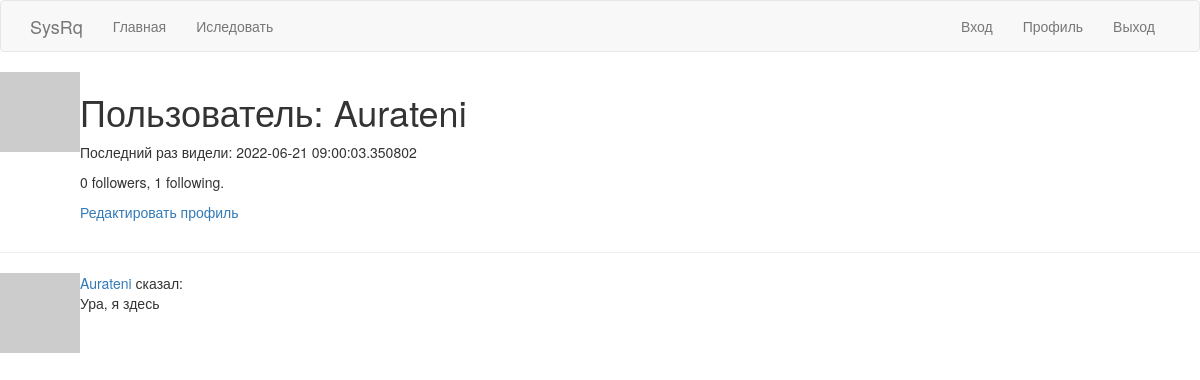
Page /user/Aurateni (signed in) on the earlier database version.
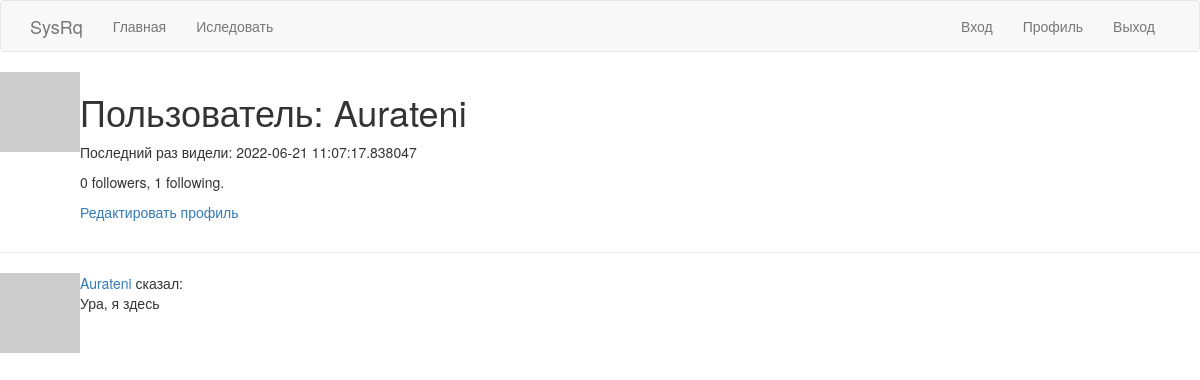
Same page on the later database version.
### app/models.py (models this page shows, shortened)
class User(UserMixin, db.Model):
    id = db.Column(db.Integer, primary_key=True)
    username = db.Column(db.String(64), index=True, unique=True)
    email = db.Column(db.String(120), index=True, unique=True)
    password_hash = db.Column(db.String(128))
    posts = db.relationship('Post', backref='author', lazy='dynamic')
    about_me = db.Column(db.String(140))
    last_seen = db.Column(db.DateTime, default=datetime.utcnow)
    followed = db.relationship(
        'User', secondary=followers,
        primaryjoin=(followers.c.follower_id == id),
        secondaryjoin=(followers.c.followed_id == id),
        backref=db.backref('followers', lazy='dynamic'), lazy='dynamic')
    def avatar(self, size):
        digest = md5(self.email.lower().encode('utf-8')).hexdigest()
        return 'https://www.gravatar.com/avatar/{}?d=identicon&s={}'.format(
            digest, size)

class Post(db.Model):
    id = db.Column(db.Integer, primary_key=True)
    body = db.Column(db.String(140))
    timestamp = db.Column(db.DateTime, index=True, default=datetime.utcnow)
    user_id = db.Column(db.Integer, db.ForeignKey('user.id'))

### app/routes.py (the view)
@app.route('/user/<username>')
@login_required
def user(username):
    user = User.query.filter_by(username=username).first_or_404()
    page = request.args.get('page', 1, type=int)
    posts = user.posts.order_by(Post.timestamp.desc()).paginate(
        page, app.config['POSTS_PER_PAGE'], False)
    next_url = url_for('user', username=user.username, page=posts.next_num) \
        if posts.has_next else None
    prev_url = url_for('user', username=user.username, page=posts.prev_num) \
        if posts.has_prev else None
    form = EmptyForm()
    return render_template('user.html', user=user, posts=posts.items, next_url=next_url, prev_url=prev_url, form=form)

### app/models.py (called while the page is built)
@login.user_loader
def load_user(id):
    return User.query.get(int(id))

### app/routes.py (called while the page is built)
@app.before_request
def before_request():
    if current_user.is_authenticated:
        current_user.last_seen = datetime.utcnow()
        db.session.commit()

### app/templates/user.html (shortened to what this page needs)
{% extends "base.html" %}
{% block content %}
     <table>
        <tr valign="top">
            <td><img src="{{ user.avatar(128) }}"></td>
            <td>
                <h1>Пользователь: {{ user.username }}</h1>
                {% if user.last_seen %}<p>Последний раз видели: {{ user.last_seen }}</p>{% endif %}
                <p>{{ user.followers.count() }} followers, {{ user.followed.count() }} following.</p>
                {% if user == current_user %}
                <p><a href="{{ url_for('edit_profile') }}">Редактировать профиль</a></p>
                {% endif %}
            </td>
        </tr>
    </table>
    <hr>
    {% for post in posts %}
        {% include '_post.html' %}
    {% endfor %}
{% endblock %}

### app/templates/base.html (shortened to what this page needs)
{% extends "bootstrap/base.html" %}
{% block navbar %}
    <nav class="navbar navbar-default">
        <div class="container">
            <div class="navbar-header">
                <a class="navbar-brand" href="{{ url_for('index') }}">SysRq</a>
            </div>
            <div class="collapse navbar-collapse" id="bs-example-navbar-collapse-1">
                <ul class="nav navbar-nav">
                    <li><a href="{{ url_for('index') }}">{{ ('Главная') }}</a></li>
                    <li><a href="{{ url_for('explore') }}">{{ ('Иследовать') }}</a></li>
                </ul>
                <ul class="nav navbar-nav navbar-right">
                    <li><a href="{{ url_for('login') }}">{{ ('Вход') }}</a></li>
                    <li><a href="{{ url_for('user', username=current_user.username) }}">{{ ('Профиль') }}</a></li>
                    <li><a href="{{ url_for('logout') }}">{{ ('Выход') }}</a></li>
                </ul>
            </div>
        </div>
    </nav>
{% endblock %}

### app/templates/_post.html
 <table>
        <tr valign="top">
            <td><img src="{{ post.author.avatar(36) }}"></td>
            <td>
                <a href="{{ url_for('user', username=post.author.username) }}">
                    {{ post.author.username }}
                </a>
                сказал:<br>{{ post.body }}
            </td>
        </tr>
    </table>

Differences in the rows shown:
changed User "Aurateni": last_seen "2022-06-21 09:00:03.350802" → "2022-06-21 11:07:17.838047"
